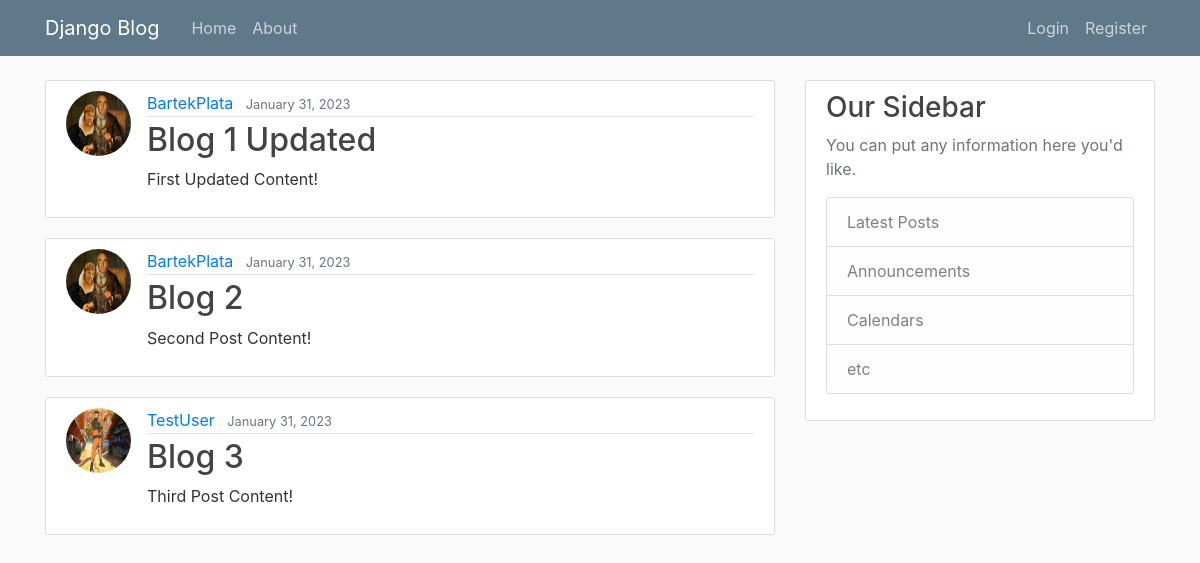
The app's page /, older data.
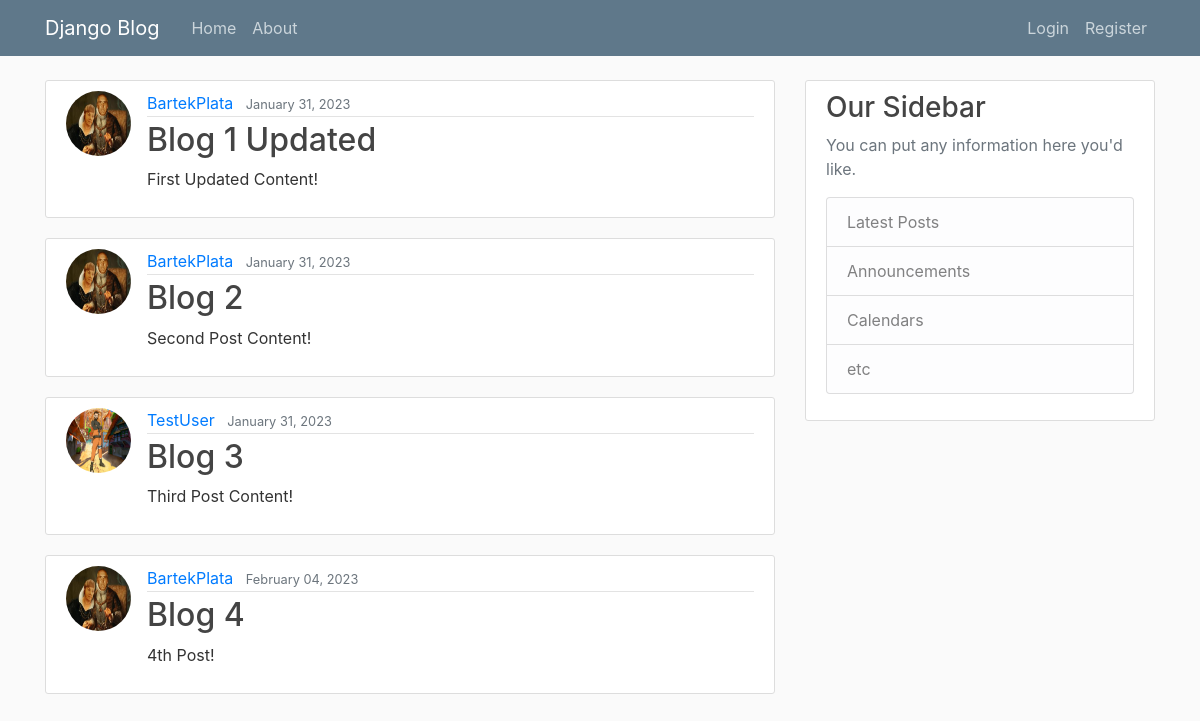
The same page, newer data.
### blog/models.py (models this page shows, shortened)
class Post(models.Model):
    title = models.CharField(max_length=100)
    content = models.TextField()
    date_posted = models.DateTimeField(default=timezone.now)
    author = models.ForeignKey(User, on_delete=models.CASCADE)

### users/models.py (models this page shows, shortened)
class Profile(models.Model):
    user = models.OneToOneField(User, on_delete=models.CASCADE)
    image = models.ImageField(default="default.jpg", upload_to="profile_pics")

### blog/views.py (the view)
# urls.py: path("", PostListView.as_view(), name="blog-home"),
class PostListView(ListView):
    model = Post
    template_name = "blog/home.html"
    context_object_name = "posts"
    paginate_by = 5

### blog/templates/blog/home.html
{% extends "blog/base.html" %}
{% block content %}
{% for post in posts %}
<article class="media content-section">
    <img class="rounded-circle article-img" src="{{  post.author.profile.image.url  }}" alt="">
    <div class="media-body">
        <div class="article-metadata">
            <a class="mr-2" href="#">{{ post.author }}</a>
            <small class="text-muted">{{ post.date_posted|date:"F d, Y" }}</small>
        </div>
        <h2><a class="article-title" href="{% url 'post-detail' post.id %}">{{ post.title }}</a></h2>
        <p class="article-content">{{ post.content }}</p>
    </div>
</article>
{% endfor %}
{% endblock content %}

Row changes from the older to the newer data that the page shows:
added Post: author.profile.image (picture), author "BartekPlata", date_posted "February 04, 2023", title "Blog 4", content "4th Post!"
